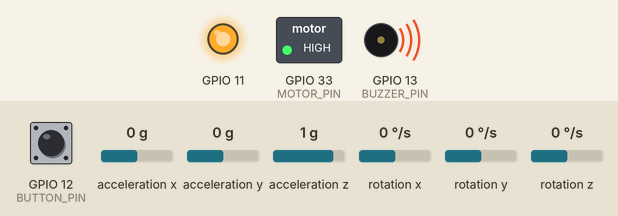
This sketch was run on a simulated ESP32. On the bench: switched loads named in the sketch (green lamp = pin HIGH), output pins drawn as LEDs (lit = HIGH), buzzer (waves = sounding). Wiring (inferred from the names in the program): MPU-6050 motion sensor at I2C address 0x68. The inputs (shaded band) are chosen by the test bench; at power-on: acceleration z 1 g, GPIO 12 (BUTTON_PIN) HIGH, acceleration x 0 g, acceleration y 0 g, rotation x 0 °/s, rotation y 0 °/s, rotation z 0 °/s. What the sketch prints to the serial monitor is not drawn.

Above: at 1.4 s.
1.5 s: acceleration z set to 0 g
3.1 s: GPIO 12 (BUTTON_PIN) pulled LOW for 3.2 s
Timing chart, 0 to 7.9 s (numbered marks = the images above; inputs shaded):
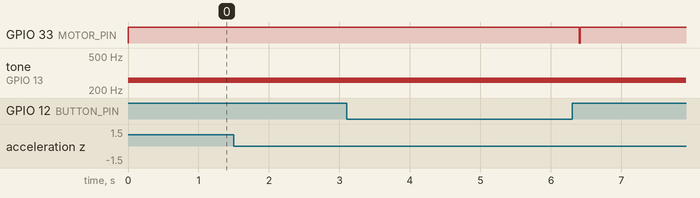

The sketch:

test_fall_detection.ino
```cpp
/* Fall Detection using MPU6050 credit to microcontrollerlabs*/

#include <Adafruit_MPU6050.h>
#include <Adafruit_Sensor.h>
#include <Wire.h>

Adafruit_MPU6050 mpu;

#define BUTTON_PIN 12 // ESP32 GIOP12 pin connected to button's pin
#define BUZZER_PIN 13 // ESP32 GIOP13 pin connected to buzzer's pin
#define MOTOR_PIN 33 // ESP32 GPIO33 pin connected to vibrator motor pin


// The ESP32 has 16 channels which can generate 16 independent waveforms
// We'll just choose PWM channel 0 here
const int TONE_PWM_CHANNEL = 0;

#define SHORT_PRESS_TIME 500 // 500 milliseconds
#define LONG_PRESS_TIME  3000 // 3000 milliseconds

// Variables will change:
int lastState = LOW;  // the previous state from the input pin
int currentState;     // the current reading from the input pin
unsigned long pressedTime  = 0;
unsigned long releasedTime = 0;

const int MPU_addr = 0x68; // I2C address of the MPU-6050
int16_t AcX, AcY, AcZ, Tmp, GyX, GyY, GyZ;
float ax = 0, ay = 0, az = 0, gx = 0, gy = 0, gz = 0;

//int data[STORE_SIZE][5]; //array for saving past data
//byte currentIndex=0; //stores current data array index (0-255)
boolean fall = false; //stores if a fall has occurred
boolean trigger1 = false; //stores if first trigger (lower threshold) has occurred
boolean trigger2 = false; //stores if second trigger (upper threshold) has occurred
boolean trigger3 = false; //stores if third trigger (orientation change) has occurred

byte trigger1count = 0; //stores the counts past since trigger 1 was set true
byte trigger2count = 0; //stores the counts past since trigger 2 was set true
byte trigger3count = 0; //stores the counts past since trigger 3 was set true
int angleChange = 0;


void setup() {
  Wire.begin();
  Wire.beginTransmission(MPU_addr);
  Wire.write(0x6B);  // PWR_MGMT_1 register
  Wire.write(0);     // set to zero (wakes up the MPU-6050)
  Wire.endTransmission(true);
  Serial.begin(9600);

  pinMode(11, OUTPUT);
  digitalWrite(11, HIGH);

  pinMode(BUTTON_PIN, INPUT_PULLUP); // set ESP32 pin to input pull-up mode
  pinMode(MOTOR_PIN, OUTPUT);
  ledcAttachPin(BUZZER_PIN, TONE_PWM_CHANNEL);
}
void loop() {

  // read the state of the switch/button:
  int currentState = digitalRead(BUTTON_PIN);

  if (lastState == HIGH && currentState == LOW)       // button is pressed
    pressedTime = millis();
  else if (lastState == LOW && currentState == HIGH) { // button is released
    releasedTime = millis();

    long pressDuration = releasedTime - pressedTime;

    if ( pressDuration < SHORT_PRESS_TIME )
      ledcWrite(0, 0);
    digitalWrite(MOTOR_PIN, LOW);
    Serial.println("A short press is detected DO NOT SEND NOTIFICATIONS");

    if ( pressDuration > LONG_PRESS_TIME )
      Serial.println("A long press is detected");
    ledcWriteNote(TONE_PWM_CHANNEL, NOTE_C, 4);
    digitalWrite(MOTOR_PIN, HIGH);
    delay(500);
  }

  // save the the last state
  lastState = currentState;

  mpu_read();
  //2050, 77, 1947 are values for calibration of accelerometer
  // values may be different for you
  ax = (AcX - 2050) / 16384.00;
  ay = (AcY - 77) / 16384.00;
  az = (AcZ - 1947) / 16384.00;

  //270, 351, 136 for gyroscope
  gx = (GyX + 270) / 131.07;
  gy = (GyY - 351) / 131.07;
  gz = (GyZ + 136) / 131.07;

  // calculating Amplitute vactor for 3 axis
  float Raw_AM = pow(pow(ax, 2) + pow(ay, 2) + pow(az, 2), 0.5);
  int AM = Raw_AM * 10;  // as values are within 0 to 1, I multiplied
  // it by for using if else conditions

  Serial.println(AM);
  //Serial.println(PM);
  //delay(500);

  if (AM <= 2 && trigger2 == false) { //if AM breaks lower threshold (0.4g)
    trigger1 = true;
    Serial.println("TRIGGER 1 ACTIVATED");
  }

  if (trigger1 == true) {
    trigger1count++;
    if (AM >= 12) { //if AM breaks upper threshold (3g)
      trigger2 = true;
      Serial.println("TRIGGER 2 ACTIVATED");
      trigger1 = false; trigger1count = 0;
    }
  }
  if (trigger2 == true) {
    trigger2count++;
    angleChange = pow(pow(gx, 2) + pow(gy, 2) + pow(gz, 2), 0.5); Serial.println(angleChange);
    if (angleChange >= 30 && angleChange <= 400) { //if orientation changes by between 80-100 degrees
      trigger3 = true; trigger2 = false; trigger2count = 0;
      Serial.println(angleChange);
      Serial.println("TRIGGER 3 ACTIVATED");
    }
  }

  if (trigger3 == true) {
    trigger3count++;
    if (trigger3count >= 10) {
      angleChange = pow(pow(gx, 2) + pow(gy, 2) + pow(gz, 2), 0.5);
      //delay(10);
      Serial.println(angleChange);
      if ((angleChange >= 0) && (angleChange <= 10)) { //if orientation changes remains between 0-10 degrees
        fall = true; trigger3 = false; trigger3count = 0;
        Serial.println(angleChange);
      }
      else
      { //user regained normal orientation
        trigger3 = false; trigger3count = 0;
        Serial.println("TRIGGER 3 DEACTIVATED");
      }
    }
  }

  if (fall == true)
  { //in event of a fall detection
    Serial.println("FALL DETECTED");
    ledcWriteNote(TONE_PWM_CHANNEL, NOTE_C, 4);
    digitalWrite(MOTOR_PIN, HIGH);
    fall = false;
  }

  if (trigger2count >= 6)
  { //allow 0.5s for orientation change
    trigger2 = false; trigger2count = 0;
    Serial.println("TRIGGER 2 DECACTIVATED");
  }

  if (trigger1count >= 6)
  { //allow 0.5s for AM to break upper threshold
    trigger1 = false; trigger1count = 0;
    Serial.println("TRIGGER 1 DECACTIVATED");
  }
  delay(100);
}

void mpu_read() {
  Wire.beginTransmission(MPU_addr);
  Wire.write(0x3B);  // starting with register 0x3B (ACCEL_XOUT_H)
  Wire.endTransmission(false);
  Wire.requestFrom(MPU_addr, 14, true); // request a total of 14 registers
  AcX = Wire.read() << 8 | Wire.read(); // 0x3B (ACCEL_XOUT_H) & 0x3C (ACCEL_XOUT_L)
  AcY = Wire.read() << 8 | Wire.read(); // 0x3D (ACCEL_YOUT_H) & 0x3E (ACCEL_YOUT_L)
  AcZ = Wire.read() << 8 | Wire.read(); // 0x3F (ACCEL_ZOUT_H) & 0x40 (ACCEL_ZOUT_L)
  Tmp = Wire.read() << 8 | Wire.read(); // 0x41 (TEMP_OUT_H) & 0x42 (TEMP_OUT_L)
  GyX = Wire.read() << 8 | Wire.read(); // 0x43 (GYRO_XOUT_H) & 0x44 (GYRO_XOUT_L)
  GyY = Wire.read() << 8 | Wire.read(); // 0x45 (GYRO_YOUT_H) & 0x46 (GYRO_YOUT_L)
  GyZ = Wire.read() << 8 | Wire.read(); // 0x47 (GYRO_ZOUT_H) & 0x48 (GYRO_ZOUT_L)
}
```

Measured:
- after the input at 1.5 s, every drawn part: stays the same
- after the input at 3.1 s, GPIO 33 (MOTOR_PIN): HIGH → LOW after 3.3 s, → HIGH 0.02 s later
